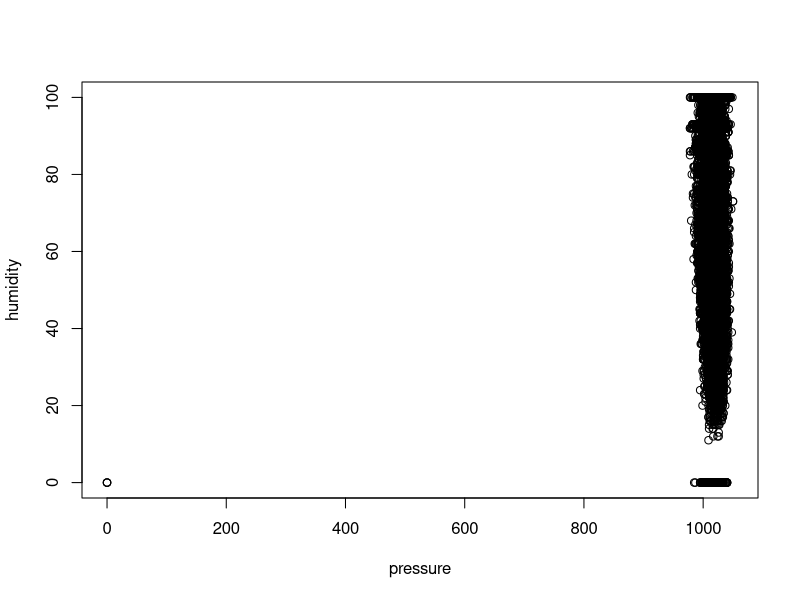
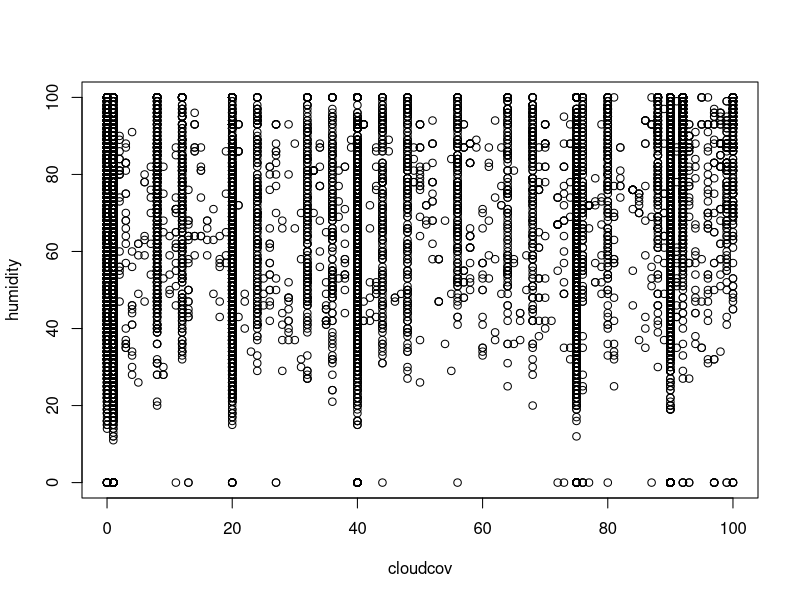

Here is the R script that generated these plots, in order: (Note: this script raises an error after producing the figures.)
## ---- chunk 1
knitr::opts_chunk$set(echo = TRUE)
## ---- chunk 2
library(ROCR)
library(class)

data.df <- read.csv("fake_data.csv")
set.seed(12345)
data.size <- nrow(data.df)
train.size <- .80
num.test.labels <- data.size*(1-train.size)


data.df$weather <- as.factor(data.df$weather)
levels(data.df$weather) <- c("Cloudy", "Sunny")

normalize.it <- function(vec) {
    y <- (vec - min(vec))/(max(vec) - min(vec))
    y
}
    
weather.lst <- lapply(data.df[ , 3:6], normalize.it)
data.weather.normed <- data.frame(weather.lst)
summary(data.weather.normed)

train.row.nums <- sample(1:data.size, data.size*train.size, replace = FALSE)
train.data <- subset(data.weather.normed[train.row.nums, ])

test.row.nums <- setdiff(1:data.size, train.row.nums)
test.data <- subset(data.weather.normed[test.row.nums, ])

class.labels <- data.df$weather[train.row.nums]
true.labels <- data.df$weather[test.row.nums]

knn.predict <- knn(train.data, test.data, class.labels, k=2)

num.incorrect.labels <- sum(knn.predict != true.labels)
misc.rate <- num.incorrect.labels/num.test.labels
misc.rate

conf.matrix <- table(knn.predict, true.labels)
conf.matrix
## ---- chunk 3
library(ROCR)
library(class)

data.df <- read.csv("cleaned_data.csv")
set.seed(12345)
data.size <- nrow(data.df)
train.size <- .80
num.test.labels <- data.size*(1-train.size)


data.df$weather <- as.factor(data.df$weathertype)
levels(data.df$weathertype) <- c("Clear", "Clouds", "Rain", "Snow", "Thunderstorm")

normalize.it <- function(vec) {
    y <- (vec - min(vec))/(max(vec) - min(vec))
    y
}
    
weather.lst <- lapply(data.df[ , 3:8], normalize.it)
data.weather.normed <- data.frame(weather.lst)
summary(data.weather.normed)

train.row.nums <- sample(1:data.size, data.size*train.size, replace = FALSE)
train.data <- subset(data.weather.normed[train.row.nums, ])

test.row.nums <- setdiff(1:data.size, train.row.nums)
test.data <- subset(data.weather.normed[test.row.nums, ])

class.labels <- data.df$weathertype[train.row.nums]
true.labels <- data.df$weathertype[test.row.nums]

## ---- chunk 4
knn.predict <- knn(train.data, test.data, class.labels, k=5)

num.incorrect.labels <- sum(knn.predict != true.labels)
misc.rate <- num.incorrect.labels/num.test.labels
misc.rate

conf.matrix <- table(knn.predict, true.labels)
conf.matrix
## ---- chunk 5
library(ROCR)
humid.glm <- glm(humidity~pressure, data = data.df)
humid.glm2 <- glm(humidity~pressure+cloudcov, data = data.df)
summary(humid.glm)
summary(humid.glm2)

plot(humidity~pressure, data=data.df)
plot(humidity~cloudcov, data=data.df)

data.size<-nrow(data.df)
train.size<-0.80

set.seed(12345)

train.row.nums<-sample(1:data.size, data.size*train.size, replace=FALSE)
train.data<-subset(data.df[train.row.nums,])

test.row.nums<-setdiff(1:data.size,train.row.nums)
test.data<-subset(data.df[test.row.nums,])

true.labels<-test.data[,1]

mod<-glm(humidity~pressure,data=train.data)
model.predictions<-predict(mod, newdata=test.data[,-1], type="response")

# using model predictions from the previous call to predict
pred<-prediction(model.predictions,true.labels)
# tpr- true positive rate, frp- false positive rate
perf<-performance(pred,'tpr','fpr')

plot(perf,main="ROC")
abline(0,1,lty=3) #Adds the x=y line, representing a random 50-50 prediction

## ---- chunk 6
test.data[2587:2588] <- (test.data[2586]+test.data[2588])/2
fit.weather <- lm(pressure~humidity, data=test.data)
actual.scores <- test.data$pressure
fit.predicted <- predict(fit.weather, test.data.press, interval = "predict")
summary(fit.predicted)


fit2.weather <- lm(temp~., data = data.df)
fit2.weather[3864,] <- (fit.weather[3863,]+fit.weather[3865,])/2
test.data.temp <- test.data[c("temp", "pressure", "windspeed", "winddeg", "cloudcov")]
actual.scores2 <- test.data$temp
fit.predicted2 <- predict(fit2.weather, test.data.temp, interval = "predict")
summary(fit.predicted2)

fit.humid <- lm(humidity~pressure+cloudcov, data = data.df)
test.data.humid <- test.data[c("pressure", "humidity")]
actual.scores.humid <- test.data$humidity
fit.predicted.humid <- predict(fit.humid, test.data.humid, interval = "predict")
summary(fit.humid)
## ---- chunk 7
library(ggplot2)
library(fracdiff)
library(forecast)
#PREDICT TEMPERATURE
weather.vec <- as.vector(data.df$temp)
#remove outlier by averaging point before and after
weather.vec[3864:3865] <- ((weather.vec[3863]+weather.vec[3866])/2)
weather.ts <- ts(weather.vec, frequency = 8760)
plot.ts(weather.ts, main = "Temperature Time Series Graph", ylab = "Temperature in Kelvin")
weather.pred <- HoltWinters(weather.ts, beta = FALSE, gamma = FALSE)
weather.pred2 <- forecast:::forecast.HoltWinters(weather.pred, h=120)
forecast:::plot.forecast(weather.pred2)
hist(residuals(weather.pred2))
## ---- chunk 8
#PREDICT WINDSPEED
wind.vec <- as.vector(data.df$windspeed)
#remove outlier by averaging point before and after
#weather.vec[3864:3865] <- ((weather.vec[3863]+weather.vec[3866])/2)
wind.ts <- ts(wind.vec, frequency = 8760)
plot.ts(wind.ts, main = "Wind Speed Time Series Graph", ylab = "Wind Speed")
wind.pred <- HoltWinters(wind.ts, beta = FALSE, gamma = FALSE)
wind.pred2 <- forecast:::forecast.HoltWinters(wind.pred, h = 120)
forecast:::plot.forecast(wind.pred2)
hist(residuals(wind.pred2))
## ---- chunk 9
#PREDICT AIR PRESSURE
pressure.vec <- as.vector(data.df$pressure)
pressure.vec[1097:1098] <- (pressure.vec[1096]+pressure.vec[1099])/2
pressure.vec[2417:2418] <- (pressure.vec[2416]+pressure.vec[2419])/2
pressure.vec[2587:2588] <- (pressure.vec[2586]+pressure.vec[2589])/2
pressure.ts <- ts(pressure.vec, frequency = 8760)
press.pred <- HoltWinters(pressure.ts, beta = FALSE, gamma = FALSE)
press.pred2 <- forecast:::forecast.HoltWinters(press.pred, h = 120)
forecast:::plot.forecast(press.pred2)
hist(residuals(press.pred2))
## ---- chunk 10
#PREDICT HUMIDITY
humid.vec <- as.vector(data.df$humid)
humid.ts <- ts(humid.vec, frequency = 8760)
humid.pred <- HoltWinters(humid.ts, beta = FALSE, gamma = FALSE)
humid.pred2 <- forecast:::forecast.HoltWinters(humid.pred, h = 120)
forecast:::plot.forecast(humid.pred2)
hist(residuals(humid.pred2))
## ---- chunk 11
